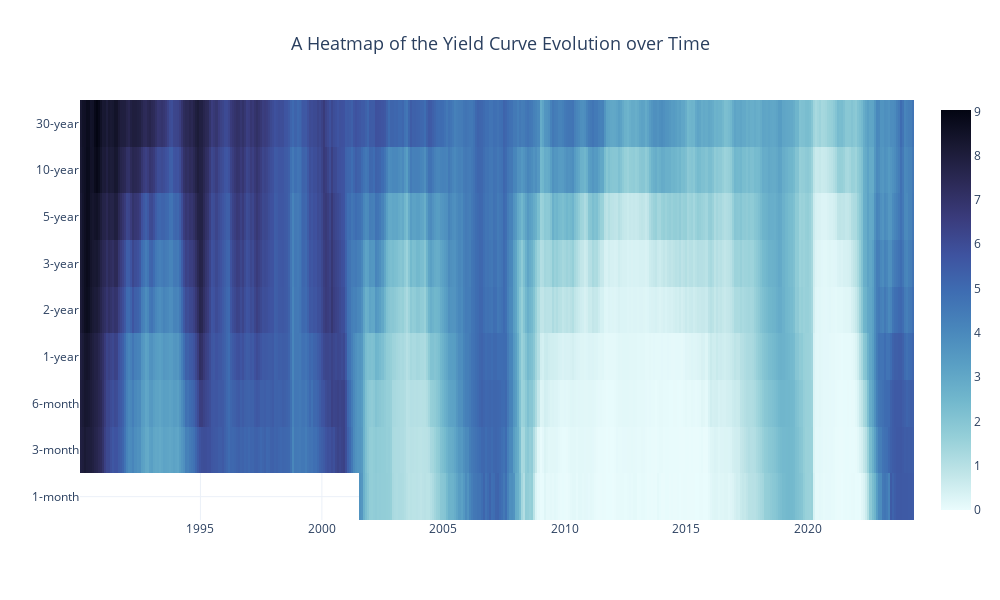

This figure's notebook cell:
### Markdown cell above
6. Use the method `update_layout` to customise the following elements in the Figure object

- `title`
- `title_x`
- `title_font`
- `width` and `height` 
- `template`

### Code cell
fig = go.Figure(data=[go.Heatmap(z=data.values,
                                 x=data.columns,
                                 y=data.index,
                                 colorscale='ice',
                                 reversescale=True,
                                 hovertemplate='<br>Date: %{x}' + \
                                                '<br>Maturity: %{y}' + \
                                                '<br>Yield: %{z:.2f}<extra></extra>',
                                 )])

fig.update_layout(title='A Heatmap of the Yield Curve Evolution over Time',
                  title_x=0.5,
                  title_font={'size':18},
                  width=1000,
                  height=600,
                  template='plotly_white'
                )


fig.show()

### Figure 1 — Plotly figure (JSON) as saved in the notebook; plotly's stock layout.template omitted (floating-point values rounded to 4 significant figures; data arrays with more than 128 entries replaced by an {"elided": "..."} marker saying what was removed)
{"data": [{"colorscale": [[0, "rgb(3, 5, 18)"], [0.09091, "rgb(25, 25, 51)"], [0.1818, "rgb(44, 42, 87)"], [0.2727, "rgb(58, 60, 125)"], [0.3636, "rgb(62, 83, 160)"], [0.4545, "rgb(62, 109, 178)"], [0.5455, "rgb(72, 134, 187)"], [0.6364, "rgb(89, 159, 196)"], [0.7273, "rgb(114, 184, 205)"], [0.8182, "rgb(149, 207, 216)"], [0.9091, "rgb(192, 229, 232)"], [1, "rgb(234, 252, 253)"]], "hovertemplate": "<br>Date: %{x}<br>Maturity: %{y}<br>Yield: %{z:.2f}<extra></extra>", "reversescale": true, "type": "heatmap", "x": {"elided": "412 str values"}, "y": ["1-month", "3-month", "6-month", "1-year", "2-year", "3-year", "5-year", "10-year", "30-year"], "z": {"elided": "9x412 float values"}}], "layout": {"height": 600, "title": {"font": {"size": 18}, "text": "A Heatmap of the Yield Curve Evolution over Time", "x": 0.5}, "width": 1000}}
